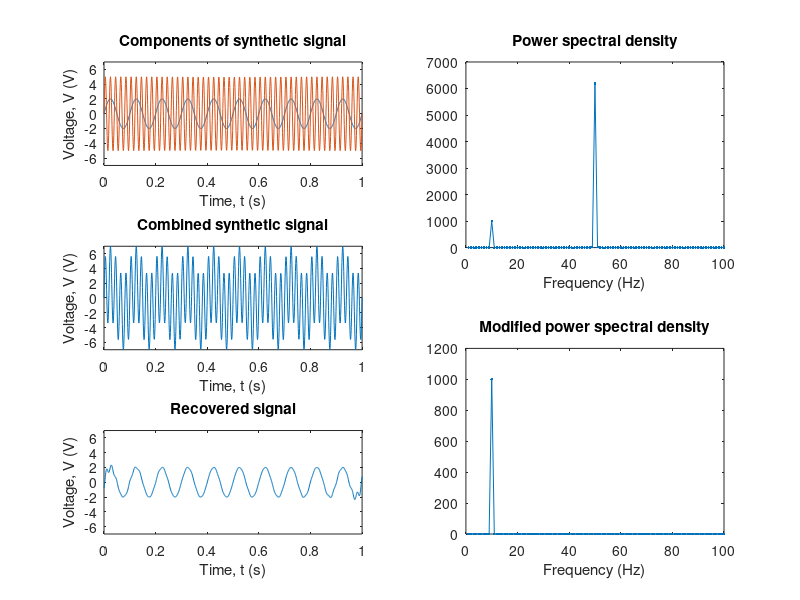

Write the MATLAB code that produced this figure.
% Example script to demonstrate removal of mains frequency from a a voltage
% trace (synthetic data).
% Gary Atkinson, Sept 2017

clear
clc
close all

%% Synthesise signal

% set amplitudes and frequencies of components
A1 = 2;
f1 = 10;
A2 = 5;
f2 = 50;
% number of points in sample
N = 1000;

% generate signal
t = linspace(0,1,N);
y1 = A1*sin(2*pi*f1*t);
y2 = A2*sin(2*pi*f2*t);
z = y1+y2;

% plot data
subplot(321);
plot(t,y1,t,y2)
xlabel('Time, t (s)');
ylabel('Voltage, V (V)');
ylim([-max([A1 A2 max(z)]) max([A1 A2 max(z)])]);
title('Components of synthetic signal');
subplot(323);
plot(t,z);
xlabel('Time, t (s)');
ylabel('Voltage, V (V)');
ylim([-max([A1 A2 max(z)]) max([A1 A2 max(z)])]);
title('Combined synthetic signal');

%% Break down signal and remove noise

% Fourier transform for spectral density
Z = fft(z,N);
P = Z.*conj(Z)/N;
f = ifftshift(-floor(N/2):floor(N/2-1));

% plot spectrum
subplot(222);
plot(f(f>0),P(f>0),'.-')
title('Power spectral density')
xlabel('Frequency (Hz)')
xlim([0 100])

% remove mains signal
P(abs(f)>40 & abs(f)<60) = 0;

% plot modified signal
subplot(224);
plot(f(f>0),P(f>0),'.-')
title('Modified power spectral density')
xlabel('Frequency (Hz)')
xlim([0 100])

%% Reconstruct signal without noise

% inverse Fourier transform to recover time domain data
Z_ = Z(:);
Z_(abs(f)>45 & abs(f)<55) = 0;
zz = ifft(Z_);


% plot recovered signal
subplot(325);
plot(t,zz);
xlabel('Time, t (s)');
ylabel('Voltage, V (V)');
ylim([-max([A1 A2 max(z)]) max([A1 A2 max(z)])]);
title('Recovered signal');